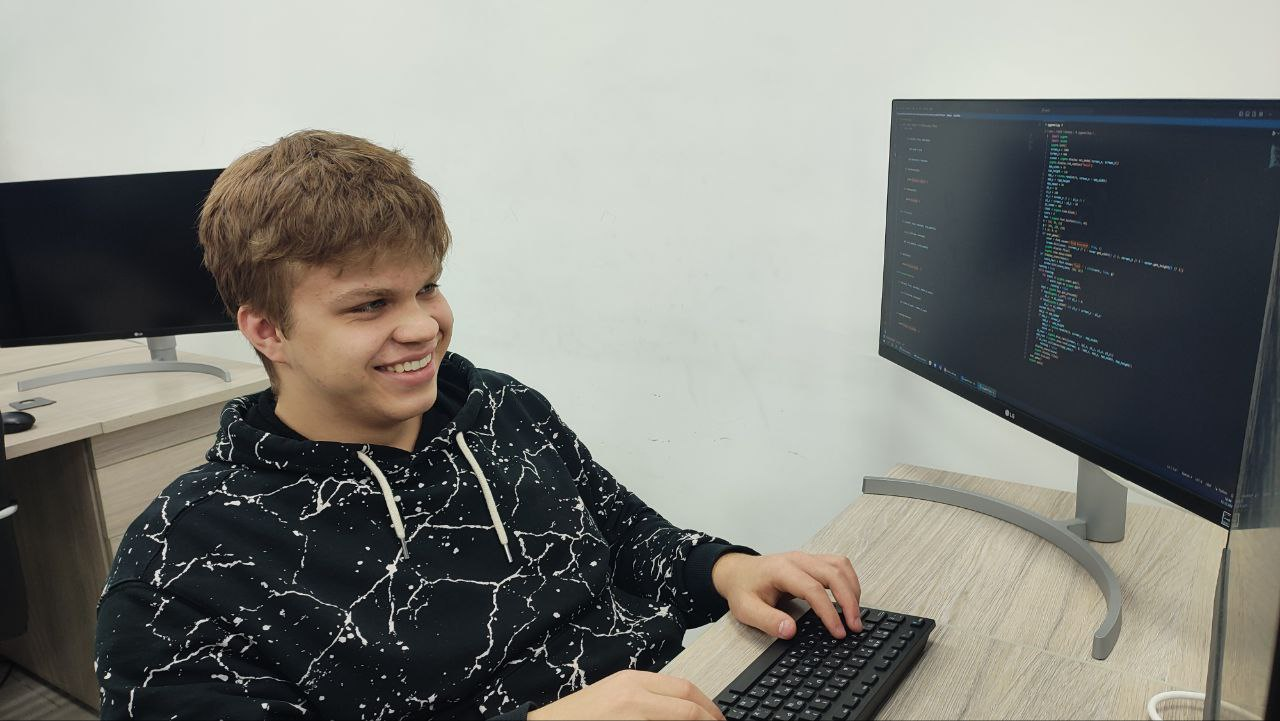
#> input picture src/lab19/1.jpg, 1280 x 721 px
$ python lab19_ex1.py
#> lines starting #> are read from the running program, lines starting #| are printed output that depends on the picture
from PIL import Image

# Открытие изображения
image = Image.open("1.jpg")
#> image is the input picture: PIL image 1280x721 RGB; mean R, G, B 127.5, 128.1, 122.6

# Получение размеров изображения
width, height = image.size
#> width = 1280; height = 721

# Получение значений цветов пикселей
pixels = list(image.getdata())
#> pixels = 922880 items

# Вычисление средних значений для каждой составляющей цвета
avg_red = sum([pixel[0] for pixel in pixels]) // len(pixels)
#> avg_red = 127
avg_green = sum([pixel[1] for pixel in pixels]) // len(pixels)
#> avg_green = 128
avg_blue = sum([pixel[2] for pixel in pixels]) // len(pixels)
#> avg_blue = 122

print("Средние значения R, G, B:", avg_red, avg_green, avg_blue)
#| Средние значения R, G, B: 127 128 122

# Создание изображения с усредненным цветом
avg_image = Image.new("RGB", (width, height), (avg_red, avg_green, avg_blue))
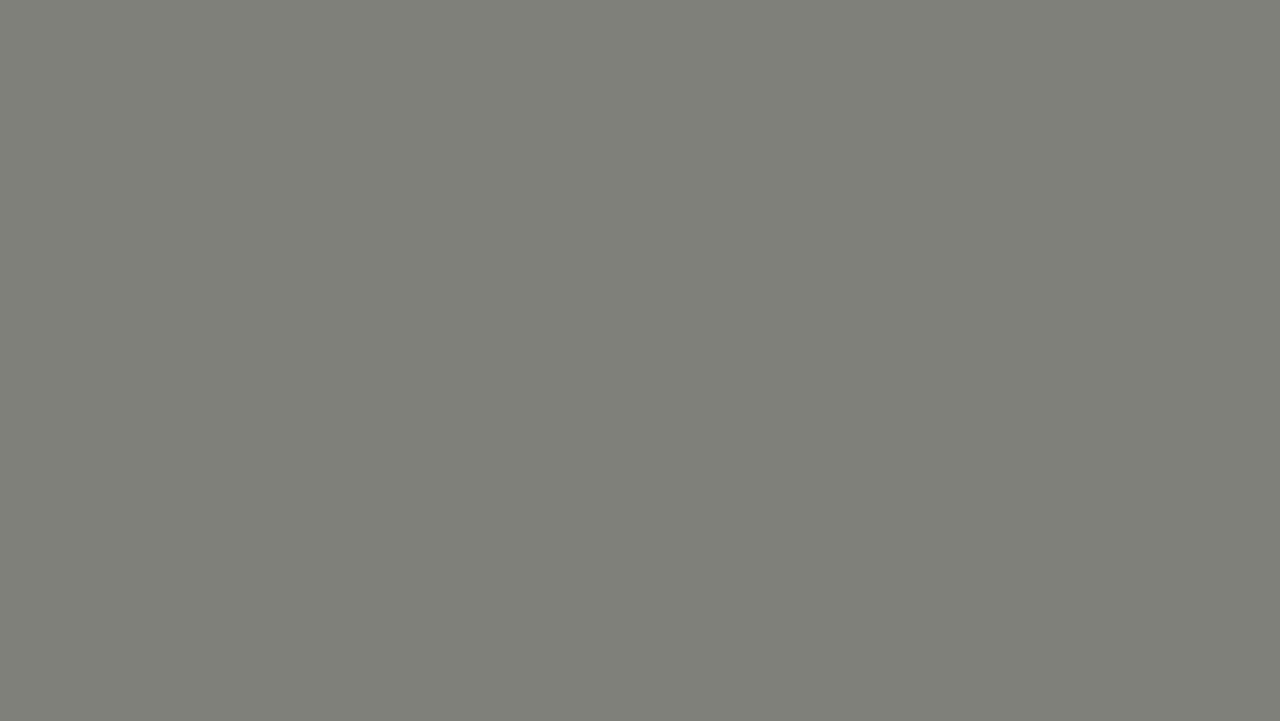
#> avg_image: PIL image 1280x721 RGB; mean R, G, B 127, 128, 122
avg_image.save("risunok2.jpg")

# Показ изображения
avg_image.show()
